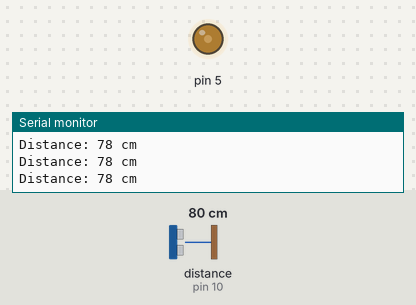
Recording of a sketch running on a simulated Arduino Uno, built with avr-gcc and run on an emulated ATmega328P. Shown: output pins drawn as LEDs (lit = HIGH), the last lines printed to the serial monitor. Wiring (inferred from the names in the program): ultrasonic range finder: trigger pin 9; echo pin 10. The test bench sets the inputs (shaded band); at power-on: distance to the obstacle (sensor on pin 10) 80 cm. The echo pulse lasts 58.3 µs per cm; pins used as bus, display or sensor lines are not drawn.

Above: at 1.2 s.
1.3 s: distance to the obstacle (sensor on pin 10) set to 2 cm
At 1.8 s:
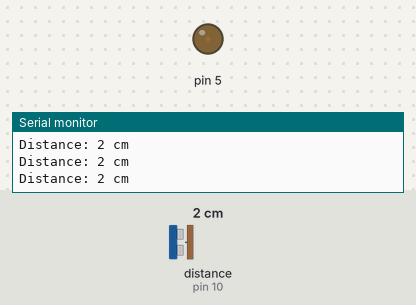
2.9 s: distance to the obstacle (sensor on pin 10) set to 250 cm
At 4.0 s:
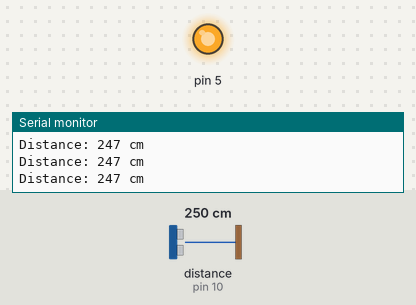
Timing chart, 0 to 5.9 s (numbered marks = the images above; inputs shaded):
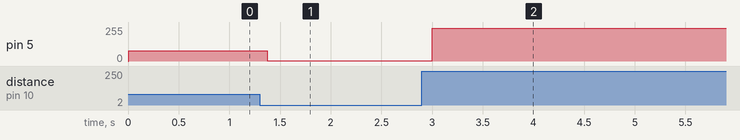

The sketch:

Ultrasonic-Advance.ino
```cpp
const int trigPin = 9;
const int echoPin = 10;
long duration;
int distanceCm, distanceInch;

void setup() {
    Serial.begin(9600); // Initialize serial communication at 9600 bits per second
    pinMode(trigPin, OUTPUT);
    pinMode(echoPin, INPUT);
    pinMode(5, OUTPUT);
}

void loop() {
    // Clear the trigPin
    digitalWrite(trigPin, LOW);
    delayMicroseconds(2);

    // Set the trigPin HIGH for 10 microseconds
    digitalWrite(trigPin, HIGH);
    delayMicroseconds(10);
    digitalWrite(trigPin, LOW);

    // Read the echoPin, return the sound wave travel time in microseconds
    duration = pulseIn(echoPin, HIGH);

    // Calculate the distance in cm and inches
    distanceCm = duration * 0.034 / 2;
    distanceInch = duration * 0.0133 / 2;

    // Print the distances to the Serial Monitor
    Serial.print("Distance: ");
    Serial.print(distanceCm);
    Serial.println(" cm");
    analogWrite(5, distanceCm);

    delay(100); // Wait 0.1 second before the next measurement
}
```

Measured:
- after the input at 1.3 s, pin 5: 78/255 → 1/255 after 0.07 s, → 2/255 0.10 s later
- after the input at 2.9 s, pin 5: 2/255 → 247/255 after 0.10 s
